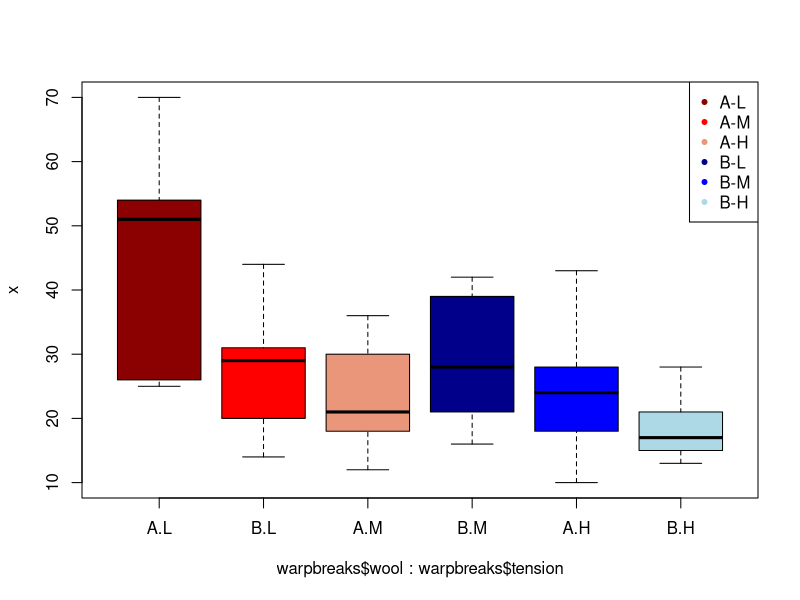
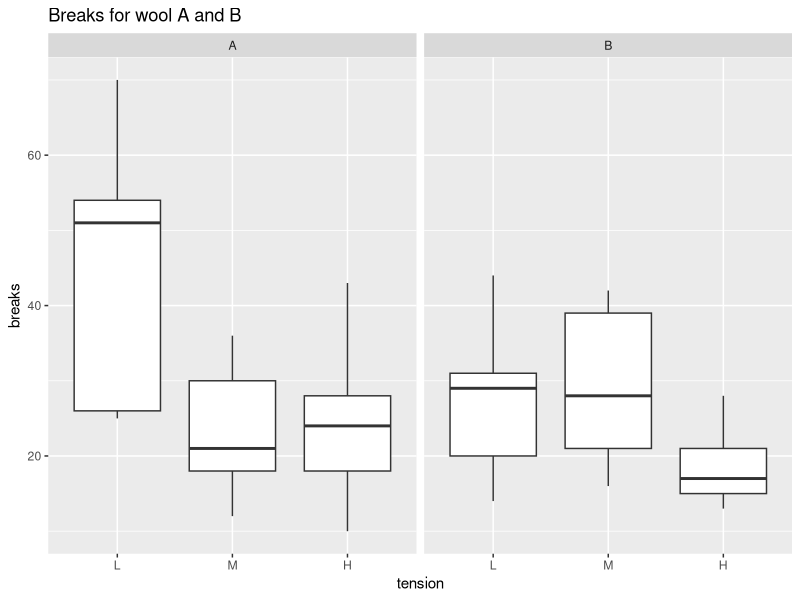
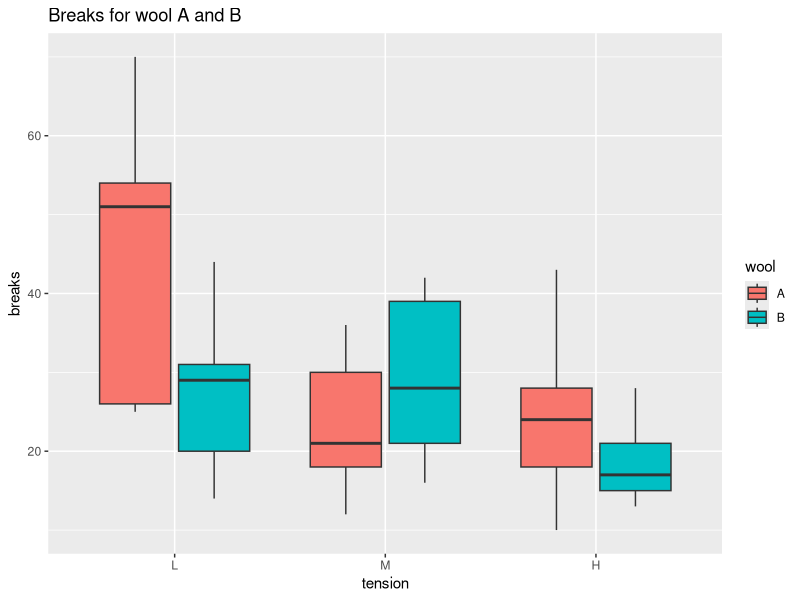
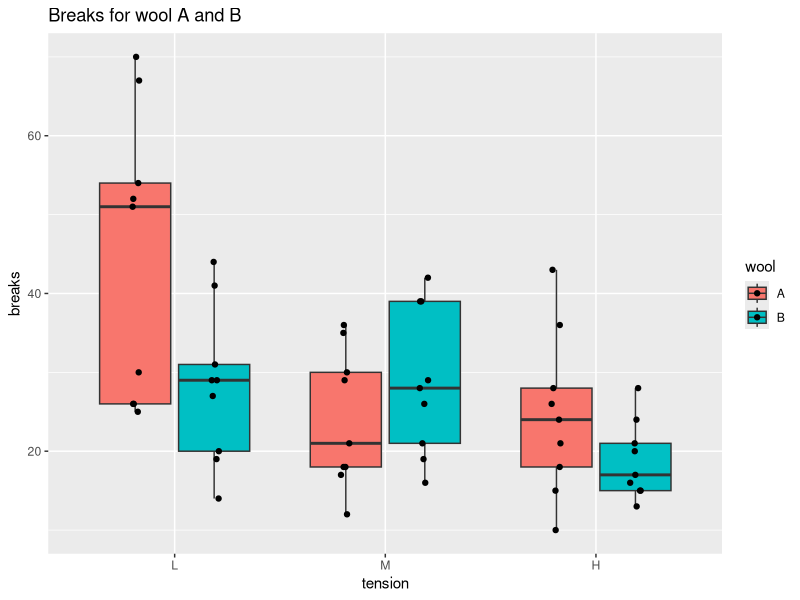

Recreate these plots in R, in order.
## ---- chunk 1
data(warpbreaks)
# create positions for tick marks, one more than number of bars
x <- warpbreaks$breaks
# create labels
x.labels <- paste0(warpbreaks$wool, "-", warpbreaks$tension)
# specify colors for groups
group.cols <- c("darkred", "red", "darksalmon", 
                "darkblue", "blue", "lightblue")
cols <- c(rep(group.cols[1], 9), rep(group.cols[2], 9), 
        rep(group.cols[3], 9), rep(group.cols[4], 9), 
        rep(group.cols[5], 9), rep(group.cols[6], 9))
boxplot(x ~ warpbreaks$wool + warpbreaks$tension, col = group.cols)
legend("topright", legend = c(unique(x.labels)), 
        col = group.cols, pch = 20)
## ---- chunk 2
library(ggplot2)
ggplot(warpbreaks, aes(x = tension, y = breaks)) +
    geom_boxplot() + facet_wrap(.~wool) +
    ggtitle("Breaks for wool A and B")
## ---- chunk 3
ggplot(warpbreaks, aes(x = tension, y = breaks, fill = wool)) +
    geom_boxplot() + 
    ggtitle("Breaks for wool A and B")
## ---- chunk 4
ggplot(warpbreaks, aes(x = tension, y = breaks, fill = wool)) +
    geom_boxplot(outlier.shape = NA) + 
    ggtitle("Breaks for wool A and B") +
    # dodge points horizontally (there are two bars per tick)
    # and jitter points horizontally so that they don't overlap
    geom_point(position = position_jitterdodge(jitter.width = 0.1))
